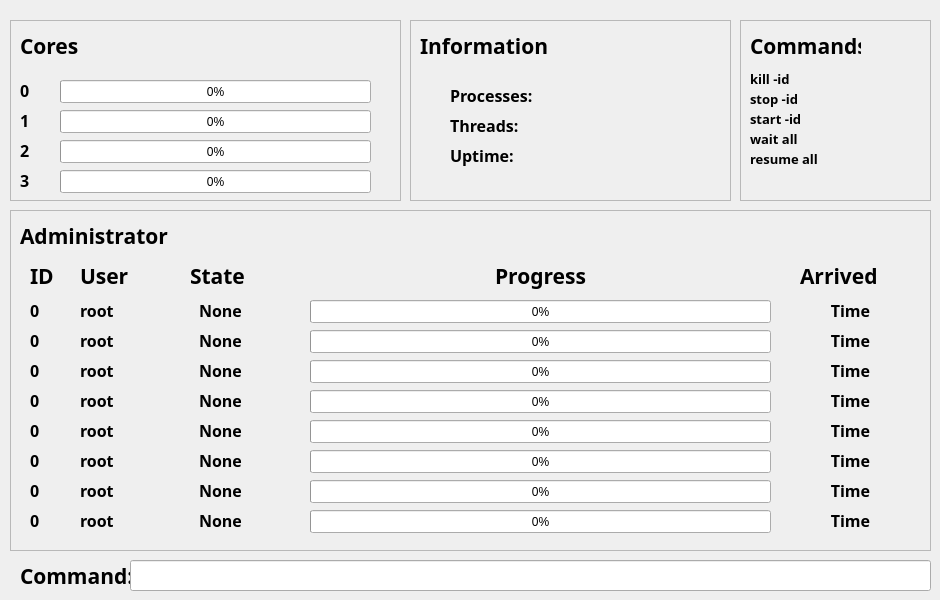
  <widget class="QWidget" name="centralwidget">
   <widget class="QFrame" name="frame">
    <property name="geometry">
     <rect>
      <x>10</x>
      <y>20</y>
      <width>391</width>
      <height>181</height>
     </rect>
    </property>
    <property name="frameShape">
     <enum>QFrame::StyledPanel</enum>
    </property>
    <property name="frameShadow">
     <enum>QFrame::Raised</enum>
    </property>
    <widget class="QProgressBar" name="third_core_progressbar">
     <property name="geometry">
      <rect>
       <x>50</x>
       <y>120</y>
       <width>311</width>
       <height>23</height>
      </rect>
     </property>
     <property name="value">
      <number>0</number>
     </property>
    </widget>
    <widget class="QProgressBar" name="fourth_core_progressbar">
     <property name="geometry">
      <rect>
       <x>50</x>
       <y>150</y>
       <width>311</width>
       <height>23</height>
      </rect>
     </property>
     <property name="value">
      <number>0</number>
     </property>
    </widget>
    <widget class="QProgressBar" name="first_core_progressbar">
     <property name="geometry">
      <rect>
       <x>50</x>
       <y>60</y>
       <width>311</width>
       <height>23</height>
      </rect>
     </property>
     <property name="value">
      <number>0</number>
     </property>
    </widget>
    <widget class="QProgressBar" name="second_core_progressbar">
     <property name="geometry">
      <rect>
       <x>50</x>
       <y>90</y>
       <width>311</width>
       <height>23</height>
      </rect>
     </property>
     <property name="value">
      <number>0</number>
     </property>
    </widget>
    <widget class="QLabel" name="cores_label">
     <property name="geometry">
      <rect>
       <x>10</x>
       <y>10</y>
       <width>151</width>
       <height>31</height>
      </rect>
     </property>
     <property name="font">
      <font>
       <family>JetBrains Mono</family>
       <pointsize>16</pointsize>
       <weight>75</weight>
       <bold>true</bold>
      </font>
     </property>
     <property name="text">
      <string>Cores</string>
     </property>
    </widget>
    <widget class="QLabel" name="core_0">
     <property name="geometry">
      <rect>
       <x>10</x>
       <y>60</y>
       <width>31</width>
       <height>21</height>
      </rect>
     </property>
     <property name="font">
      <font>
       <family>JetBrains Mono</family>
       <pointsize>12</pointsize>
       <weight>75</weight>
       <bold>true</bold>
      </font>
     </property>
     <property name="text">
      <string>0</string>
     </property>
    </widget>
    <widget class="QLabel" name="core_1">
     <property name="geometry">
      <rect>
       <x>10</x>
       <y>90</y>
       <width>41</width>
       <height>21</height>
      </rect>
     </property>
     <property name="font">
      <font>
       <family>JetBrains Mono</family>
       <pointsize>12</pointsize>
       <weight>75</weight>
       <bold>true</bold>
      </font>
     </property>
     <property name="text">
      <string>1</string>
     </property>
    </widget>
    <widget class="QLabel" name="core_2">
     <property name="geometry">
      <rect>
       <x>10</x>
       <y>120</y>
       <width>41</width>
       <height>21</height>
      </rect>
     </property>
     <property name="font">
      <font>
       <family>JetBrains Mono</family>
       <pointsize>12</pointsize>
       <weight>75</weight>
       <bold>true</bold>
      </font>
     </property>
     <property name="text">
      <string>2</string>
     </property>
    </widget>
    <widget class="QLabel" name="core_3">
     <property name="geometry">
      <rect>
       <x>10</x>
       <y>150</y>
       <width>21</width>
       <height>21</height>
      </rect>
     </property>
     <property name="font">
      <font>
       <family>JetBrains Mono</family>
       <pointsize>12</pointsize>
       <weight>75</weight>
       <bold>true</bold>
      </font>
     </property>
     <property name="text">
      <string>3</string>
     </property>
    </widget>
   </widget>
   <widget class="QFrame" name="frame_2">
    <property name="geometry">
     <rect>
      <x>410</x>
      <y>20</y>
      <width>321</width>
      <height>181</height>
     </rect>
    </property>
    <property name="frameShape">
     <enum>QFrame::StyledPanel</enum>
    </property>
    <property name="frameShadow">
     <enum>QFrame::Raised</enum>
    </property>
    <widget class="QLabel" name="info_label">
     <property name="geometry">
      <rect>
       <x>10</x>
       <y>10</y>
       <width>161</width>
       <height>31</height>
      </rect>
     </property>
     <property name="font">
      <font>
       <family>JetBrains Mono</family>
       <pointsize>16</pointsize>
       <weight>75</weight>
       <bold>true</bold>
      </font>
     </property>
     <property name="text">
      <string>Information</string>
     </property>
    </widget>
    <widget class="QLabel" name="processes_label">
     <property name="geometry">
      <rect>
       <x>40</x>
       <y>60</y>
       <width>251</width>
       <height>31</height>
      </rect>
     </property>
     <property name="font">
      <font>
       <family>JetBrains Mono</family>
       <pointsize>12</pointsize>
       <weight>75</weight>
       <bold>true</bold>
      </font>
     </property>
     <property name="text">
      <string>Processes: </string>
     </property>
    </widget>
    <widget class="QLabel" name="threads_label">
     <property name="geometry">
      <rect>
       <x>40</x>
       <y>90</y>
       <width>251</width>
       <height>31</height>
      </rect>
     </property>
     <property name="font">
      <font>
       <family>JetBrains Mono</family>
       <pointsize>12</pointsize>
       <weight>75</weight>
       <bold>true</bold>
      </font>
     </property>
     <property name="text">
      <string>Threads: </string>
     </property>
    </widget>
    <widget class="QLabel" name="uptime_label">
     <property name="geometry">
      <rect>
       <x>40</x>
       <y>120</y>
       <width>251</width>
       <height>31</height>
      </rect>
     </property>
     <property name="font">
      <font>
       <family>JetBrains Mono</family>
       <pointsize>12</pointsize>
       <weight>75</weight>
       <bold>true</bold>
      </font>
     </property>
     <property name="text">
      <string>Uptime: </string>
     </property>
    </widget>
   </widget>
   <widget class="QFrame" name="frame_3">
    <property name="geometry">
     <rect>
      <x>10</x>
      <y>210</y>
      <width>921</width>
      <height>341</height>
     </rect>
    </property>
    <property name="frameShape">
     <enum>QFrame::StyledPanel</enum>
    </property>
    <property name="frameShadow">
     <enum>QFrame::Raised</enum>
    </property>
    <widget class="QLabel" name="administrator_label">
     <property name="geometry">
      <rect>
       <x>10</x>
       <y>10</y>
       <width>181</width>
       <height>31</height>
      </rect>
     </property>
     <property name="font">
      <font>
       <family>JetBrains Mono</family>
       <pointsize>16</pointsize>
       <weight>75</weight>
       <bold>true</bold>
      </font>
     </property>
     <property name="text">
      <string>Administrator</string>
     </property>
    </widget>
    <widget class="QLabel" name="id_label">
     <property name="geometry">
      <rect>
       <x>20</x>
       <y>50</y>
       <width>31</width>
       <height>31</height>
      </rect>
     </property>
     <property name="font">
      <font>
       <family>JetBrains Mono</family>
       <pointsize>16</pointsize>
       <weight>75</weight>
       <bold>true</bold>
      </font>
     </property>
     <property name="text">
      <string>ID</string>
     </property>
    </widget>
    <widget class="QLabel" name="token_0">
     <property name="geometry">
      <rect>
       <x>20</x>
       <y>90</y>
       <width>41</width>
       <height>21</height>
      </rect>
     </property>
     <property name="font">
      <font>
       <family>JetBrains Mono</family>
       <pointsize>12</pointsize>
       <weight>75</weight>
       <bold>true</bold>
      </font>
     </property>
     <property name="text">
      <string>0</string>
     </property>
    </widget>
    <widget class="QLabel" name="token_1">
     <property name="geometry">
      <rect>
       <x>20</x>
       <y>120</y>
       <width>41</width>
       <height>21</height>
      </rect>
     </property>
     <property name="font">
      <font>
       <family>JetBrains Mono</family>
       <pointsize>12</pointsize>
       <weight>75</weight>
       <bold>true</bold>
      </font>
     </property>
     <property name="text">
      <string>0</string>
     </property>
    </widget>
    <widget class="QLabel" name="token_2">
     <property name="geometry">
      <rect>
       <x>20</x>
       <y>150</y>
       <width>41</width>
       <height>21</height>
      </rect>
     </property>
     <property name="font">
      <font>
       <family>JetBrains Mono</family>
       <pointsize>12</pointsize>
       <weight>75</weight>
       <bold>true</bold>
      </font>
     </property>
     <property name="text">
      <string>0</string>
     </property>
    </widget>
    <widget class="QLabel" name="token_3">
     <property name="geometry">
      <rect>
       <x>20</x>
       <y>180</y>
       <width>41</width>
       <height>21</height>
      </rect>
     </property>
     <property name="font">
      <font>
       <family>JetBrains Mono</family>
       <pointsize>12</pointsize>
       <weight>75</weight>
       <bold>true</bold>
      </font>
     </property>
     <property name="text">
      <string>0</string>
     </property>
    </widget>
    <widget class="QLabel" name="token_4">
     <property name="geometry">
      <rect>
       <x>20</x>
       <y>210</y>
       <width>41</width>
       <height>21</height>
      </rect>
     </property>
     <property name="font">
      <font>
       <family>JetBrains Mono</family>
       <pointsize>12</pointsize>
       <weight>75</weight>
       <bold>true</bold>
      </font>
     </property>
     <property name="text">
      <string>0</string>
     </property>
    </widget>
    <widget class="QLabel" name="token_5">
     <property name="geometry">
      <rect>
       <x>20</x>
       <y>240</y>
       <width>41</width>
       <height>21</height>
      </rect>
     </property>
     <property name="font">
      <font>
       <family>JetBrains Mono</family>
       <pointsize>12</pointsize>
       <weight>75</weight>
       <bold>true</bold>
      </font>
     </property>
     <property name="text">
      <string>0</string>
     </property>
    </widget>
    <widget class="QLabel" name="token_6">
     <property name="geometry">
      <rect>
       <x>20</x>
       <y>270</y>
       <width>41</width>
       <height>21</height>
      </rect>
     </property>
     <property name="font">
      <font>
       <family>JetBrains Mono</family>
       <pointsize>12</pointsize>
       <weight>75</weight>
       <bold>true</bold>
      </font>
     </property>
     <property name="text">
      <string>0</string>
     </property>
    </widget>
    <widget class="QLabel" name="token_7">
     <property name="geometry">
      <rect>
       <x>20</x>
       <y>300</y>
       <width>41</width>
       <height>21</height>
      </rect>
     </property>
     <property name="font">
      <font>
       <family>JetBrains Mono</family>
       <pointsize>12</pointsize>
       <weight>75</weight>
       <bold>true</bold>
      </font>
     </property>
     <property name="text">
      <string>0</string>
     </property>
    </widget>
    <widget class="QLabel" name="user_label">
     <property name="geometry">
      <rect>
       <x>70</x>
       <y>50</y>
       <width>61</width>
       <height>31</height>
      </rect>
     </property>
     <property name="font">
      <font>
       <family>JetBrains Mono</family>
       <pointsize>16</pointsize>
       <weight>75</weight>
       <bold>true</bold>
      </font>
     </property>
     <property name="text">
      <string>User</string>
     </property>
    </widget>
    <widget class="QLabel" name="user_0">
     <property name="geometry">
      <rect>
       <x>70</x>
       <y>90</y>
       <width>51</width>
       <height>21</height>
      </rect>
     </property>
     <property name="font">
      <font>
       <family>JetBrains Mono</family>
       <pointsize>12</pointsize>
       <weight>75</weight>
       <bold>true</bold>
      </font>
     </property>
     <property name="text">
      <string>root</string>
     </property>
    </widget>
    <widget class="QLabel" name="user_1">
     <property name="geometry">
      <rect>
       <x>70</x>
       <y>120</y>
       <width>51</width>
       <height>21</height>
      </rect>
     </property>
     <property name="font">
      <font>
       <family>JetBrains Mono</family>
       <pointsize>12</pointsize>
       <weight>75</weight>
       <bold>true</bold>
      </font>
     </property>
     <property name="text">
      <string>root</string>
     </property>
    </widget>
    <widget class="QLabel" name="user_2">
     <property name="geometry">
      <rect>
       <x>70</x>
       <y>150</y>
       <width>51</width>
       <height>21</height>
      </rect>
     </property>
     <property name="font">
      <font>
       <family>JetBrains Mono</family>
       <pointsize>12</pointsize>
       <weight>75</weight>
       <bold>true</bold>
      </font>
     </property>
     <property name="text">
      <string>root</string>
     </property>
    </widget>
    <widget class="QLabel" name="user_3">
     <property name="geometry">
      <rect>
       <x>70</x>
       <y>180</y>
       <width>51</width>
       <height>21</height>
      </rect>
     </property>
     <property name="font">
      <font>
       <family>JetBrains Mono</family>
       <pointsize>12</pointsize>
       <weight>75</weight>
       <bold>true</bold>
      </font>
     </property>
     <property name="text">
      <string>root</string>
     </property>
    </widget>
    <widget class="QLabel" name="user_4">
     <property name="geometry">
      <rect>
       <x>70</x>
       <y>210</y>
       <width>51</width>
       <height>21</height>
      </rect>
     </property>
     <property name="font">
      <font>
       <family>JetBrains Mono</family>
       <pointsize>12</pointsize>
       <weight>75</weight>
       <bold>true</bold>
      </font>
     </property>
     <property name="text">
      <string>root</string>
     </property>
    </widget>
    <widget class="QLabel" name="user_5">
     <property name="geometry">
      <rect>
       <x>70</x>
       <y>240</y>
       <width>51</width>
       <height>21</height>
      </rect>
     </property>
     <property name="font">
      <font>
       <family>JetBrains Mono</family>
       <pointsize>12</pointsize>
       <weight>75</weight>
       <bold>true</bold>
      </font>
     </property>
     <property name="text">
      <string>root</string>
     </property>
    </widget>
    <widget class="QLabel" name="user_6">
     <property name="geometry">
      <rect>
       <x>70</x>
       <y>270</y>
       <width>51</width>
       <height>21</height>
      </rect>
     </property>
     <property name="font">
      <font>
       <family>JetBrains Mono</family>
       <pointsize>12</pointsize>
       <weight>75</weight>
       <bold>true</bold>
      </font>
     </property>
     <property name="text">
      <string>root</string>
     </property>
    </widget>
    <widget class="QLabel" name="user_7">
     <property name="geometry">
      <rect>
       <x>70</x>
       <y>300</y>
       <width>51</width>
       <height>21</height>
      </rect>
     </property>
     <property name="font">
      <font>
       <family>JetBrains Mono</family>
       <pointsize>12</pointsize>
       <weight>75</weight>
       <bold>true</bold>
      </font>
     </property>
     <property name="text">
      <string>root</string>
     </property>
    </widget>
    <widget class="QLabel" name="state_label">
     <property name="geometry">
      <rect>
       <x>180</x>
       <y>50</y>
       <width>71</width>
       <height>31</height>
      </rect>
     </property>
     <property name="font">
      <font>
       <family>JetBrains Mono</family>
       <pointsize>16</pointsize>
       <weight>75</weight>
       <bold>true</bold>
      </font>
     </property>
     <property name="text">
      <string>State</string>
     </property>
    </widget>
    <widget class="QLabel" name="state_0">
     <property name="geometry">
      <rect>
       <x>140</x>
       <y>90</y>
       <width>141</width>
       <height>21</height>
      </rect>
     </property>
     <property name="font">
      <font>
       <family>JetBrains Mono</family>
       <pointsize>12</pointsize>
       <weight>75</weight>
       <bold>true</bold>
      </font>
     </property>
     <property name="text">
      <string>None</string>
     </property>
     <property name="alignment">
      <set>Qt::AlignCenter</set>
     </property>
    </widget>
    <widget class="QLabel" name="state_1">
     <property name="geometry">
      <rect>
       <x>140</x>
       <y>120</y>
       <width>141</width>
       <height>21</height>
      </rect>
     </property>
     <property name="font">
      <font>
       <family>JetBrains Mono</family>
       <pointsize>12</pointsize>
       <weight>75</weight>
       <bold>true</bold>
      </font>
     </property>
     <property name="text">
      <string>None</string>
     </property>
     <property name="alignment">
      <set>Qt::AlignCenter</set>
     </property>
    </widget>
    <widget class="QLabel" name="state_2">
     <property name="geometry">
      <rect>
       <x>140</x>
       <y>150</y>
       <width>141</width>
       <height>21</height>
      </rect>
     </property>
     <property name="font">
      <font>
       <family>JetBrains Mono</family>
       <pointsize>12</pointsize>
       <weight>75</weight>
       <bold>true</bold>
      </font>
     </property>
     <property name="text">
      <string>None</string>
     </property>
     <property name="alignment">
      <set>Qt::AlignCenter</set>
     </property>
    </widget>
    <widget class="QLabel" name="state_3">
     <property name="geometry">
      <rect>
       <x>140</x>
       <y>180</y>
       <width>141</width>
       <height>21</height>
      </rect>
     </property>
     <property name="font">
      <font>
       <family>JetBrains Mono</family>
       <pointsize>12</pointsize>
       <weight>75</weight>
       <bold>true</bold>
      </font>
     </property>
     <property name="text">
      <string>None</string>
     </property>
     <property name="alignment">
      <set>Qt::AlignCenter</set>
     </property>
    </widget>
    <widget class="QLabel" name="state_4">
     <property name="geometry">
      <rect>
       <x>140</x>
       <y>210</y>
       <width>141</width>
       <height>21</height>
      </rect>
     </property>
     <property name="font">
      <font>
       <family>JetBrains Mono</family>
       <pointsize>12</pointsize>
       <weight>75</weight>
       <bold>true</bold>
      </font>
     </property>
     <property name="text">
      <string>None</string>
     </property>
     <property name="alignment">
      <set>Qt::AlignCenter</set>
     </property>
    </widget>
    <widget class="QLabel" name="state_5">
     <property name="geometry">
      <rect>
       <x>140</x>
       <y>240</y>
       <width>141</width>
       <height>21</height>
      </rect>
     </property>
     <property name="font">
      <font>
       <family>JetBrains Mono</family>
       <pointsize>12</pointsize>
       <weight>75</weight>
       <bold>true</bold>
      </font>
     </property>
     <property name="text">
      <string>None</string>
     </property>
     <property name="alignment">
      <set>Qt::AlignCenter</set>
     </property>
    </widget>
    <widget class="QLabel" name="state_6">
     <property name="geometry">
      <rect>
       <x>140</x>
       <y>270</y>
       <width>141</width>
       <height>21</height>
      </rect>
     </property>
     <property name="font">
      <font>
       <family>JetBrains Mono</family>
       <pointsize>12</pointsize>
       <weight>75</weight>
       <bold>true</bold>
      </font>
     </property>
     <property name="text">
      <string>None</string>
     </property>
     <property name="alignment">
      <set>Qt::AlignCenter</set>
     </property>
    </widget>
    <widget class="QLabel" name="state_7">
     <property name="geometry">
      <rect>
       <x>140</x>
       <y>300</y>
       <width>141</width>
       <height>21</height>
      </rect>
     </property>
     <property name="font">
      <font>
       <family>JetBrains Mono</family>
       <pointsize>12</pointsize>
       <weight>75</weight>
       <bold>true</bold>
      </font>
     </property>
     <property name="text">
      <string>None</string>
     </property>
     <property name="alignment">
      <set>Qt::AlignCenter</set>
     </property>
    </widget>
    <widget class="QProgressBar" name="progress_0">
     <property name="geometry">
      <rect>
       <x>300</x>
       <y>90</y>
       <width>461</width>
       <height>23</height>
      </rect>
     </property>
     <property name="value">
      <number>0</number>
     </property>
    </widget>
    <widget class="QProgressBar" name="progress_1">
     <property name="geometry">
      <rect>
       <x>300</x>
       <y>120</y>
       <width>461</width>
       <height>23</height>
      </rect>
     </property>
     <property name="value">
      <number>0</number>
     </property>
    </widget>
    <widget class="QProgressBar" name="progress_2">
     <property name="geometry">
      <rect>
       <x>300</x>
       <y>150</y>
       <width>461</width>
       <height>23</height>
      </rect>
     </property>
     <property name="value">
      <number>0</number>
     </property>
    </widget>
    <widget class="QProgressBar" name="progress_3">
     <property name="geometry">
      <rect>
       <x>300</x>
       <y>180</y>
       <width>461</width>
       <height>23</height>
      </rect>
     </property>
     <property name="value">
      <number>0</number>
     </property>
    </widget>
    <widget class="QProgressBar" name="progress_4">
     <property name="geometry">
      <rect>
       <x>300</x>
       <y>210</y>
       <width>461</width>
       <height>23</height>
      </rect>
     </property>
     <property name="value">
      <number>0</number>
     </property>
    </widget>
    <widget class="QProgressBar" name="progress_5">
     <property name="geometry">
      <rect>
       <x>300</x>
       <y>240</y>
       <width>461</width>
       <height>23</height>
      </rect>
     </property>
     <property name="value">
      <number>0</number>
     </property>
    </widget>
    <widget class="QProgressBar" name="progress_6">
     <property name="geometry">
      <rect>
       <x>300</x>
       <y>270</y>
       <width>461</width>
       <height>23</height>
      </rect>
     </property>
     <property name="value">
      <number>0</number>
     </property>
    </widget>
    <widget class="QProgressBar" name="progress_7">
     <property name="geometry">
      <rect>
       <x>300</x>
       <y>300</y>
       <width>461</width>
       <height>23</height>
      </rect>
     </property>
     <property name="value">
      <number>0</number>
     </property>
    </widget>
    <widget class="QLabel" name="progress_label">
     <property name="geometry">
      <rect>
       <x>300</x>
       <y>50</y>
       <width>461</width>
       <height>31</height>
      </rect>
     </property>
     <property name="font">
      <font>
       <family>JetBrains Mono</family>
       <pointsize>16</pointsize>
       <weight>75</weight>
       <bold>true</bold>
      </font>
     </property>
     <property name="text">
      <string>Progress</string>
     </property>
     <property name="alignment">
      <set>Qt::AlignCenter</set>
     </property>
    </widget>
    <widget class="QLabel" name="arrive_label">
     <property name="geometry">
      <rect>
       <x>790</x>
       <y>50</y>
       <width>111</width>
       <height>31</height>
      </rect>
     </property>
     <property name="font">
      <font>
       <family>JetBrains Mono</family>
       <pointsize>16</pointsize>
       <weight>75</weight>
       <bold>true</bold>
      </font>
     </property>
     <property name="text">
      <string>Arrived</string>
     </property>
    </widget>
    <widget class="QLabel" name="time_0">
     <property name="geometry">
      <rect>
       <x>770</x>
       <y>90</y>
       <width>141</width>
       <height>21</height>
      </rect>
     </property>
     <property name="font">
      <font>
       <family>JetBrains Mono</family>
       <pointsize>12</pointsize>
       <weight>75</weight>
       <bold>true</bold>
      </font>
     </property>
     <property name="text">
      <string>Time</string>
     </property>
     <property name="alignment">
      <set>Qt::AlignCenter</set>
     </property>
    </widget>
    <widget class="QLabel" name="time_1">
     <property name="geometry">
      <rect>
       <x>770</x>
       <y>120</y>
       <width>141</width>
       <height>21</height>
      </rect>
     </property>
     <property name="font">
      <font>
       <family>JetBrains Mono</family>
       <pointsize>12</pointsize>
       <weight>75</weight>
       <bold>true</bold>
      </font>
     </property>
     <property name="text">
      <string>Time</string>
     </property>
     <property name="alignment">
      <set>Qt::AlignCenter</set>
     </property>
    </widget>
    <widget class="QLabel" name="time_2">
     <property name="geometry">
      <rect>
       <x>770</x>
       <y>150</y>
       <width>141</width>
       <height>21</height>
      </rect>
     </property>
     <property name="font">
      <font>
       <family>JetBrains Mono</family>
       <pointsize>12</pointsize>
       <weight>75</weight>
       <bold>true</bold>
      </font>
     </property>
     <property name="text">
      <string>Time</string>
     </property>
     <property name="alignment">
      <set>Qt::AlignCenter</set>
     </property>
    </widget>
    <widget class="QLabel" name="time_3">
     <property name="geometry">
      <rect>
       <x>770</x>
       <y>180</y>
       <width>141</width>
       <height>21</height>
      </rect>
     </property>
     <property name="font">
      <font>
       <family>JetBrains Mono</family>
       <pointsize>12</pointsize>
       <weight>75</weight>
       <bold>true</bold>
      </font>
     </property>
     <property name="text">
      <string>Time</string>
     </property>
     <property name="alignment">
      <set>Qt::AlignCenter</set>
     </property>
    </widget>
    <widget class="QLabel" name="time_4">
     <property name="geometry">
      <rect>
       <x>770</x>
       <y>210</y>
       <width>141</width>
       <height>21</height>
      </rect>
     </property>
     <property name="font">
      <font>
       <family>JetBrains Mono</family>
       <pointsize>12</pointsize>
       <weight>75</weight>
       <bold>true</bold>
      </font>
     </property>
     <property name="text">
      <string>Time</string>
     </property>
     <property name="alignment">
      <set>Qt::AlignCenter</set>
     </property>
    </widget>
    <widget class="QLabel" name="time_5">
     <property name="geometry">
      <rect>
       <x>770</x>
       <y>240</y>
       <width>141</width>
       <height>21</height>
      </rect>
     </property>
     <property name="font">
      <font>
       <family>JetBrains Mono</family>
       <pointsize>12</pointsize>
       <weight>75</weight>
       <bold>true</bold>
      </font>
     </property>
     <property name="text">
      <string>Time</string>
     </property>
     <property name="alignment">
      <set>Qt::AlignCenter</set>
     </property>
    </widget>
    <widget class="QLabel" name="time_6">
     <property name="geometry">
      <rect>
       <x>770</x>
       <y>270</y>
       <width>141</width>
       <height>21</height>
      </rect>
     </property>
     <property name="font">
      <font>
       <family>JetBrains Mono</family>
       <pointsize>12</pointsize>
       <weight>75</weight>
       <bold>true</bold>
      </font>
     </property>
     <property name="text">
      <string>Time</string>
     </property>
     <property name="alignment">
      <set>Qt::AlignCenter</set>
     </property>
    </widget>
    <widget class="QLabel" name="time_7">
     <property name="geometry">
      <rect>
       <x>770</x>
       <y>300</y>
       <width>141</width>
       <height>21</height>
      </rect>
     </property>
     <property name="font">
      <font>
       <family>JetBrains Mono</family>
       <pointsize>12</pointsize>
       <weight>75</weight>
       <bold>true</bold>
      </font>
     </property>
     <property name="text">
      <string>Time</string>
     </property>
     <property name="alignment">
      <set>Qt::AlignCenter</set>
     </property>
    </widget>
   </widget>
   <widget class="QLabel" name="administrator_label_2">
    <property name="geometry">
     <rect>
      <x>20</x>
      <y>560</y>
      <width>181</width>
      <height>31</height>
     </rect>
    </property>
    <property name="font">
     <font>
      <family>JetBrains Mono</family>
      <pointsize>16</pointsize>
      <weight>75</weight>
      <bold>true</bold>
     </font>
    </property>
    <property name="text">
     <string>Command:</string>
    </property>
   </widget>
   <widget class="QLineEdit" name="prompt">
    <property name="geometry">
     <rect>
      <x>130</x>
      <y>560</y>
      <width>801</width>
      <height>31</height>
     </rect>
    </property>
    <property name="font">
     <font>
      <family>Ubuntu Mono</family>
      <pointsize>14</pointsize>
     </font>
    </property>
   </widget>
   <widget class="QFrame" name="frame_4">
    <property name="geometry">
     <rect>
      <x>740</x>
      <y>20</y>
      <width>191</width>
      <height>181</height>
     </rect>
    </property>
    <property name="frameShape">
     <enum>QFrame::StyledPanel</enum>
    </property>
    <property name="frameShadow">
     <enum>QFrame::Raised</enum>
    </property>
    <widget class="QLabel" name="info_label_2">
     <property name="geometry">
      <rect>
       <x>10</x>
       <y>10</y>
       <width>111</width>
       <height>31</height>
      </rect>
     </property>
     <property name="font">
      <font>
       <family>JetBrains Mono</family>
       <pointsize>16</pointsize>
       <weight>75</weight>
       <bold>true</bold>
      </font>
     </property>
     <property name="text">
      <string>Commands</string>
     </property>
    </widget>
    <widget class="QLabel" name="processes_label_2">
     <property name="geometry">
      <rect>
       <x>10</x>
       <y>50</y>
       <width>131</width>
       <height>21</height>
      </rect>
     </property>
     <property name="font">
      <font>
       <family>JetBrains Mono</family>
       <pointsize>10</pointsize>
       <weight>75</weight>
       <bold>true</bold>
      </font>
     </property>
     <property name="text">
      <string>kill -id</string>
     </property>
     <property name="alignment">
      <set>Qt::AlignLeading|Qt::AlignLeft|Qt::AlignTop</set>
     </property>
    </widget>
    <widget class="QLabel" name="processes_label_3">
     <property name="geometry">
      <rect>
       <x>10</x>
       <y>70</y>
       <width>131</width>
       <height>21</height>
      </rect>
     </property>
     <property name="font">
      <font>
       <family>JetBrains Mono</family>
       <pointsize>10</pointsize>
       <weight>75</weight>
       <bold>true</bold>
      </font>
     </property>
     <property name="text">
      <string>stop -id</string>
     </property>
     <property name="alignment">
      <set>Qt::AlignLeading|Qt::AlignLeft|Qt::AlignTop</set>
     </property>
    </widget>
    <widget class="QLabel" name="processes_label_4">
     <property name="geometry">
      <rect>
       <x>10</x>
       <y>90</y>
       <width>131</width>
       <height>21</height>
      </rect>
     </property>
     <property name="font">
      <font>
       <family>JetBrains Mono</family>
       <pointsize>10</pointsize>
       <weight>75</weight>
       <bold>true</bold>
      </font>
     </property>
     <property name="text">
      <string>start -id</string>
     </property>
     <property name="alignment">
      <set>Qt::AlignLeading|Qt::AlignLeft|Qt::AlignTop</set>
     </property>
    </widget>
    <widget class="QLabel" name="processes_label_5">
     <property name="geometry">
      <rect>
       <x>10</x>
       <y>110</y>
       <width>131</width>
       <height>21</height>
      </rect>
     </property>
     <property name="font">
      <font>
       <family>JetBrains Mono</family>
       <pointsize>10</pointsize>
       <weight>75</weight>
       <bold>true</bold>
      </font>
     </property>
     <property name="text">
      <string>wait all</string>
     </property>
     <property name="alignment">
      <set>Qt::AlignLeading|Qt::AlignLeft|Qt::AlignTop</set>
     </property>
    </widget>
    <widget class="QLabel" name="processes_label_6">
     <property name="geometry">
      <rect>
       <x>10</x>
       <y>130</y>
       <width>131</width>
       <height>21</height>
      </rect>
     </property>
     <property name="font">
      <font>
       <family>JetBrains Mono</family>
       <pointsize>10</pointsize>
       <weight>75</weight>
       <bold>true</bold>
      </font>
     </property>
     <property name="text">
      <string>resume all</string>
     </property>
     <property name="alignment">
      <set>Qt::AlignLeading|Qt::AlignLeft|Qt::AlignTop</set>
     </property>
    </widget>
   </widget>
  </widget>
